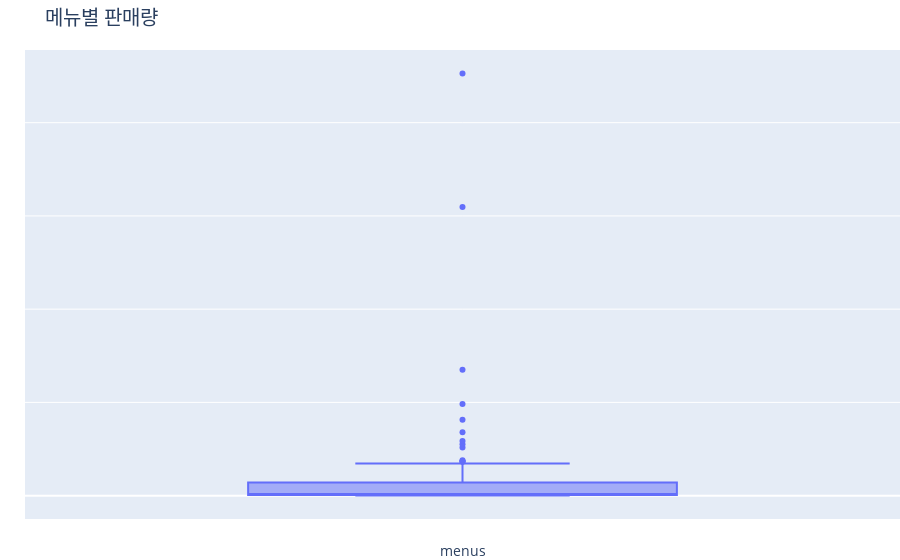

This figure's notebook cell:
### Code cell
fig = px.box(itemFrequency, y='count', title='메뉴별 판매량')
fig.update_layout(
    margin=dict(t=50, b=0, l=0, r=0), 
    titlefont=dict(size=20),
    xaxis_tickangle=-45
)
fig.update_yaxes(showticklabels=False, title=' ')
fig.update_xaxes(title='menus')
fig.show()

### Figure 1 — Plotly figure (JSON) as saved in the notebook; plotly's stock layout.template omitted (floating-point values rounded to 4 significant figures)
{"data": [{"alignmentgroup": "True", "hovertemplate": "count=%{y}<extra></extra>", "legendgroup": "", "marker": {"color": "#636efa"}, "name": "", "notched": false, "offsetgroup": "", "orientation": "v", "showlegend": false, "type": "box", "x0": " ", "xaxis": "x", "y": [4528, 3097, 1350, 983, 815, 680, 585, 552, 515, 379, 371, 365, 364, 344, 327, 326, 318, 275, 192, 184, 172, 152, 146, 142, 142, 134, 125, 123, 100, 99, 81, 77, 63, 58, 54, 52, 48, 46, 43, 38, 38, 28, 28, 21, 18, 17, 16, 14, 13, 13, 12, 12, 12, 11, 11, 11, 10, 9, 9, 8, 8, 8, 7, 7, 7, 7, 6, 6, 6, 6, 6, 6, 5, 5, 5, 4, 3, 3, 3, 3, 2, 2, 2, 2, 2, 2, 1, 1, 1, 1, 1, 1, 1, 1], "y0": " ", "yaxis": "y"}], "layout": {"boxmode": "group", "legend": {"tracegroupgap": 0}, "margin": {"b": 0, "l": 0, "r": 0, "t": 50}, "title": {"font": {"size": 20}, "text": "메뉴별 판매량"}, "xaxis": {"anchor": "y", "domain": [0, 1], "tickangle": -45, "title": {"text": "menus"}}, "yaxis": {"anchor": "x", "domain": [0, 1], "showticklabels": false, "title": {"text": " "}}}}
